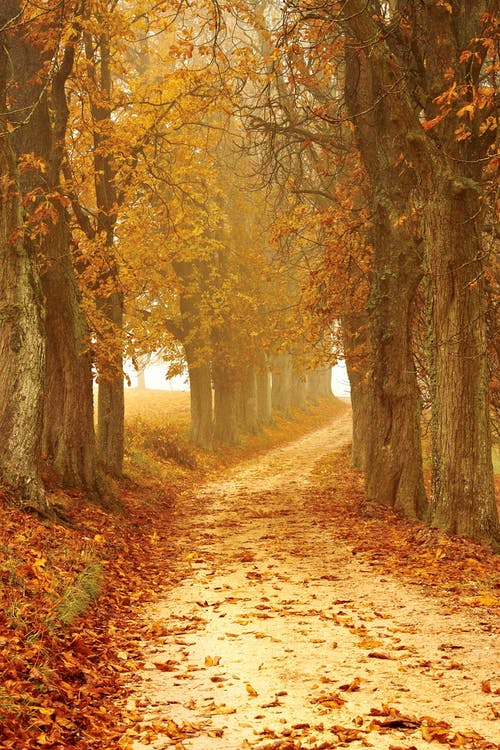
#> input picture Images/img1.jpeg, 500 x 750 px
$ python histogram.py
#> lines starting #> are read from the running program, lines starting #| are printed output that depends on the picture
import cv2 as cv
import matplotlib.pyplot as plt
img=cv.imread('Images/img1.jpeg')
#> img is the input picture: shape (750, 500, 3); mean B, G, R 50.8, 115.2, 170.8
cv.imshow('Cats',img)

gray=cv.cvtColor(img,cv.COLOR_BGR2GRAY)
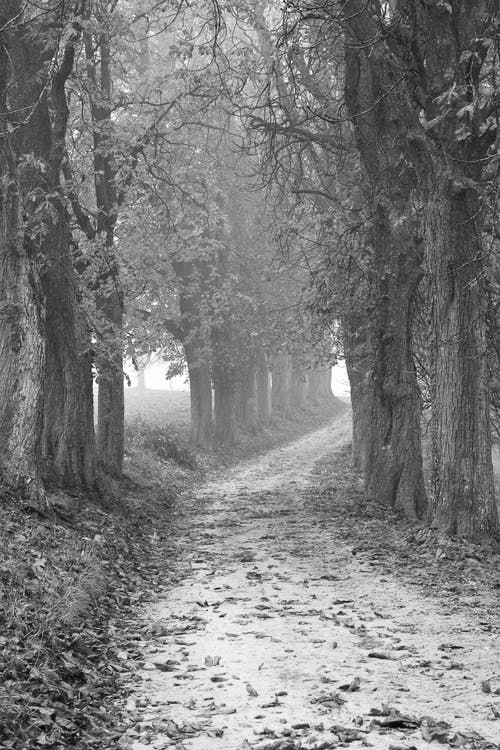
#> gray: shape (750, 500); min 4, max 255, mean 124.5
cv.imshow('Greyscaled',gray)

#Grayscale Histogram
gray_hist =cv.calcHist([gray],[0],None,[256],[0,256])
#> gray_hist = 256 values, max 3258 at index 78, min 0 at index 0, mean 1464.8

plt.figure()
plt.title('Grayscale Histogram')
plt.xlabel('Bins')
plt.ylabel('# of pixels')
plt.plot(gray_hist)
plt.xlim([0,256])
plt.show()
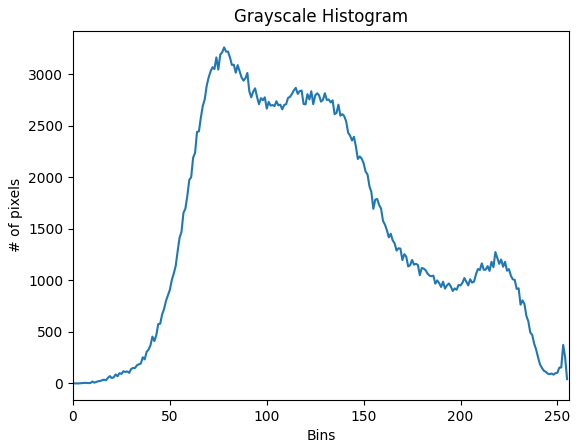
#> figure drawn by matplotlib, 1 panel; curve peaks at x = 78, y = 3258

cv.waitKey(0)

$ run again, with Images/face_0.jpg copied over Images/img1.jpeg
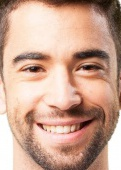
#> input picture Images/face_0.jpg, 121 x 170 px
#> img is the input picture: shape (170, 121, 3); mean B, G, R 146, 164.8, 202.3
#> `gray=cv.cvtColor(img,cv.COLOR_BGR2GRAY)`:
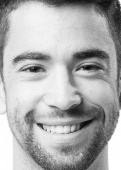
#> gray: shape (170, 121); min 8, max 255, mean 173.9
#> gray_hist = 256 values, max 477 at index 254, min 0 at index 0, mean 80.35
#> `plt.show()`:
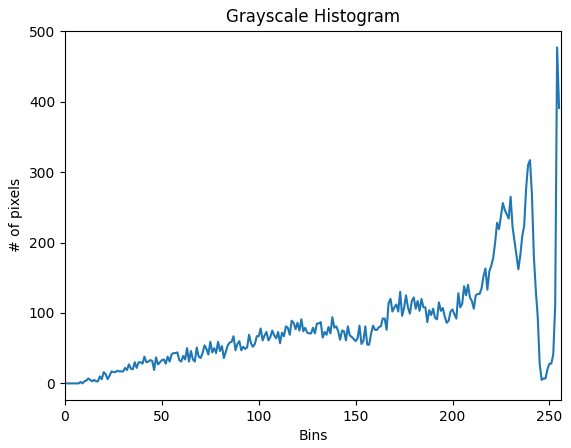
#> figure drawn by matplotlib, 1 panel; curve peaks at x = 254, y = 477

$ run again, with Images/face_1.jpg copied over Images/img1.jpeg
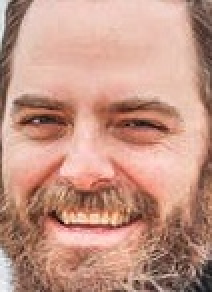
#> input picture Images/face_1.jpg, 106 x 146 px (shown 2 times larger)
#> img is the input picture: shape (146, 106, 3); mean B, G, R 133.1, 149.3, 196.3
#> `gray=cv.cvtColor(img,cv.COLOR_BGR2GRAY)`:
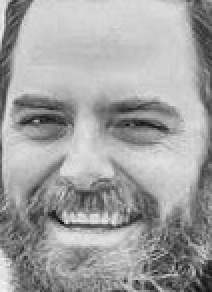
#> gray: shape (146, 106) (shown 2 times larger); min 14, max 246, mean 161.5
#> gray_hist = 256 values, max 316 at index 207, min 0 at index 0, mean 60.45
#> `plt.show()`:
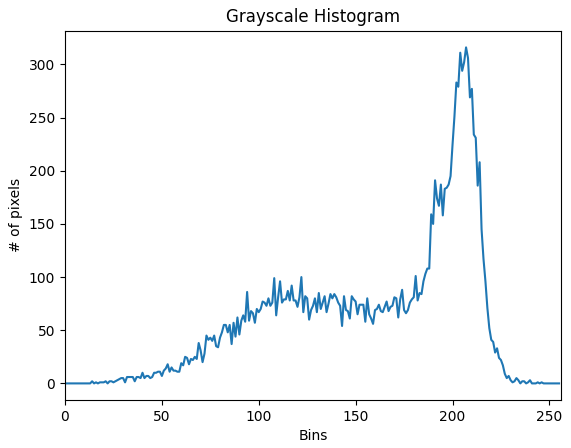
#> figure drawn by matplotlib, 1 panel; curve peaks at x = 207, y = 316

$ run again, with Images/face_10.jpg copied over Images/img1.jpeg
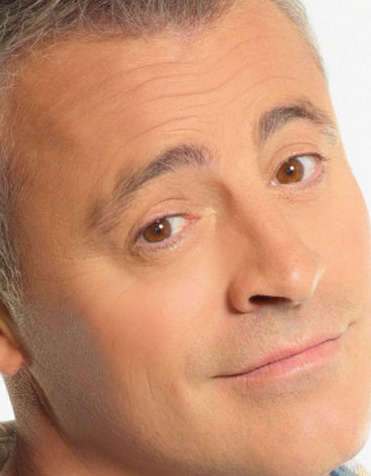
#> input picture Images/face_10.jpg, 371 x 476 px
#> img is the input picture: shape (476, 371, 3); mean B, G, R 113.3, 144, 198.4
#> `gray=cv.cvtColor(img,cv.COLOR_BGR2GRAY)`:
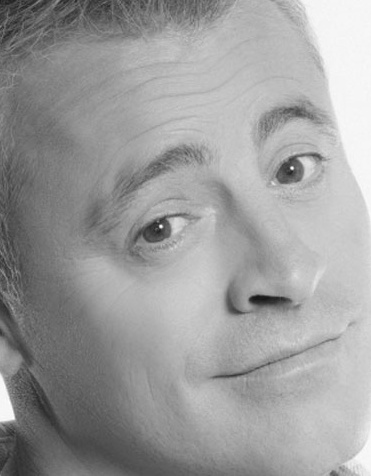
#> gray: shape (476, 371); min 21, max 254, mean 156.8
#> gray_hist = 256 values, max 2881 at index 246, min 0 at index 0, mean 689.8
#> `plt.show()`:
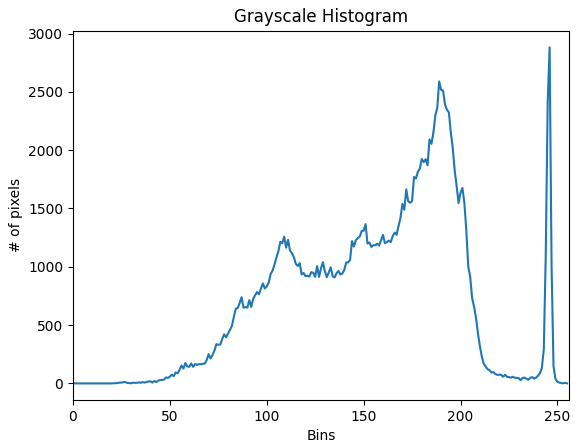
#> figure drawn by matplotlib, 1 panel; curve peaks at x = 246, y = 2881
